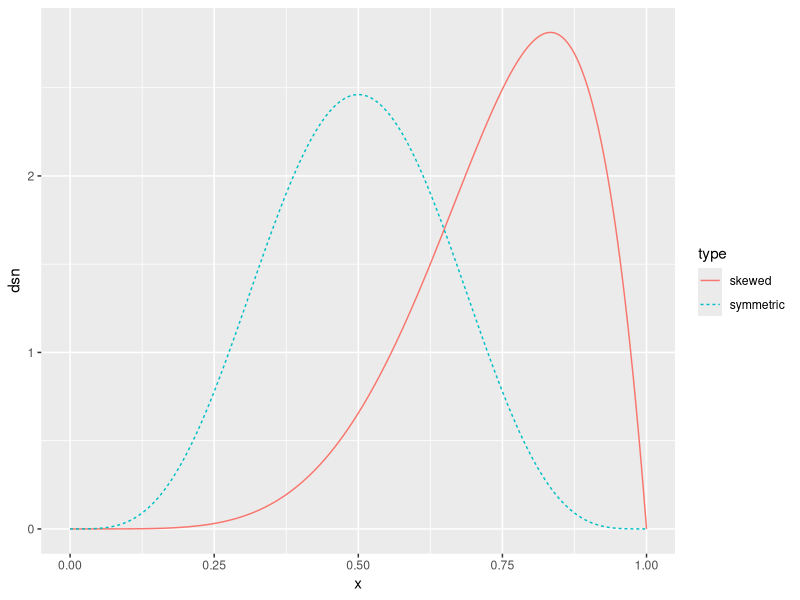
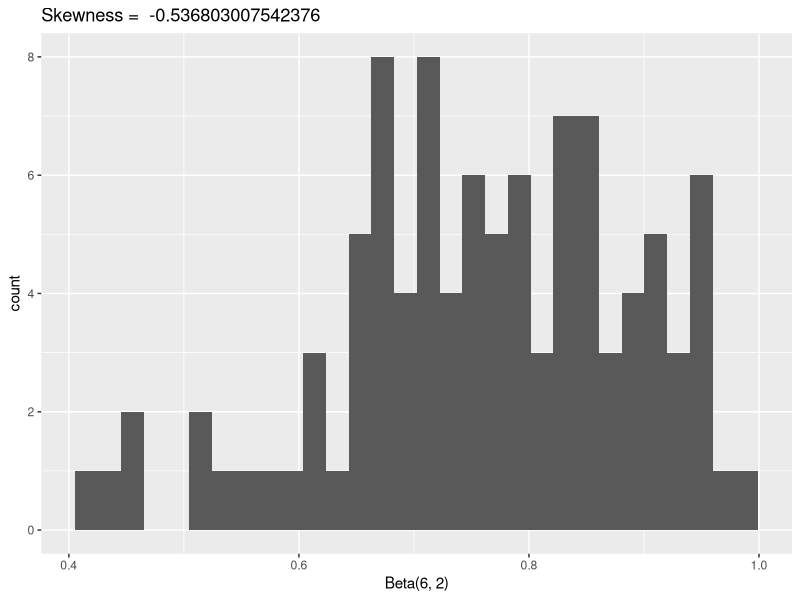
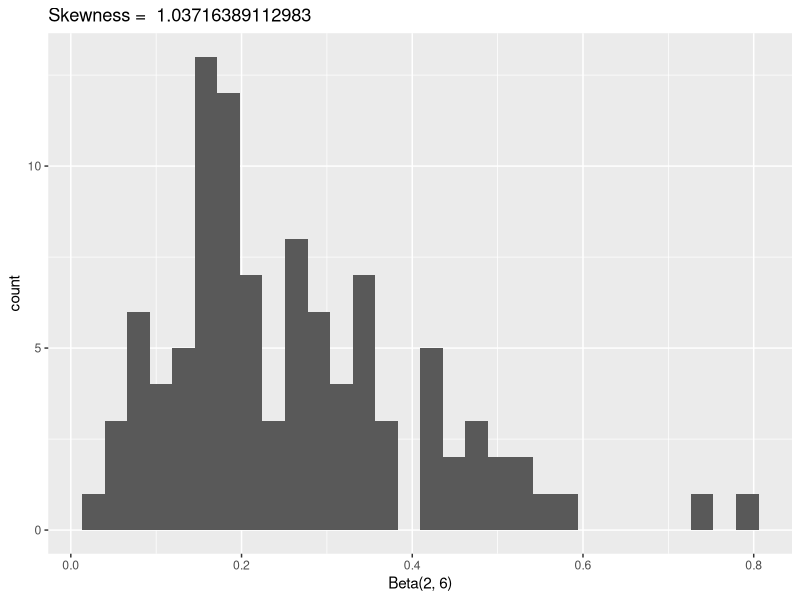
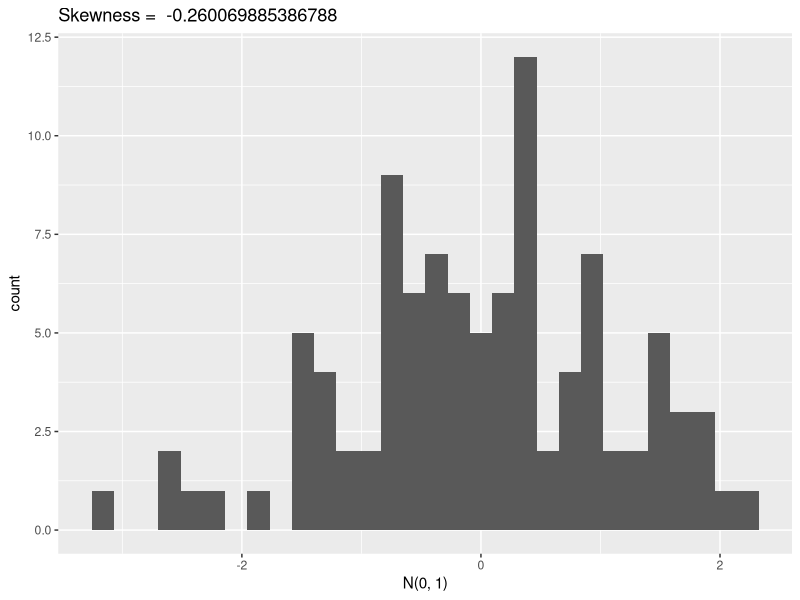
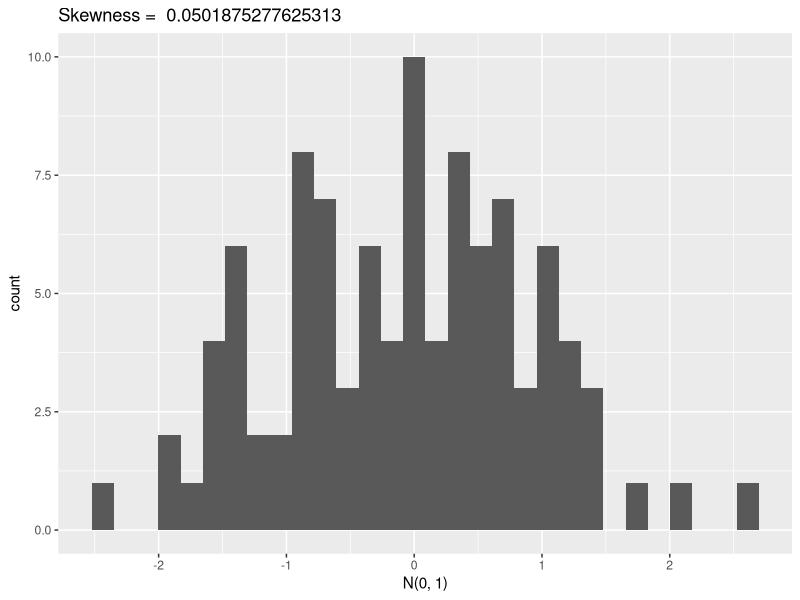

Write R code to recreate these figures, in order.
## ---------------------------
library(tidyverse)

# compare a symmetric and skewed distribution
data.frame(x = seq(0, 1, length.out = 1000)) %>%
  mutate(skewed = dbeta(x, 6, 2),
         symmetric = dbeta(x, 5, 5)) %>%
  gather(type, dsn, -x) %>%
  ggplot() +
  geom_line(aes(x, dsn, colour = type, lty = type))

## write a skewness function based on a sample x
skew <- function(x) {
  x_bar <- mean(x)
  
  mean((x - x_bar)^3) / (mean((x - x_bar)^2))^(3 / 2)
}

## check skewness of some samples
n <- 100
a1 <- rbeta(n, 6, 2)
a2 <- rbeta(n, 2, 6)

## two symmetric samples
b1 <- rnorm(100)
b2 <- rnorm(100)

## fill in the skewness values
ggplot() + geom_histogram(aes(a1)) + xlab("Beta(6, 2)") + ggtitle(paste("Skewness = ", skew(a1)))
ggplot() + geom_histogram(aes(a2)) + xlab("Beta(2, 6)") + ggtitle(paste("Skewness = ", skew(a2)))
ggplot() + geom_histogram(aes(b1)) + xlab("N(0, 1)") + ggtitle(paste("Skewness = ", skew(b1)))
ggplot() + geom_histogram(aes(b2)) + xlab("N(0, 1)") + ggtitle(paste("Skewness = ", skew(b2)))


## ------------------------------------------------------------------------
## Assess the P(Type I Error) for alpha = .05, n = 10, 20, 30, 50, 100, 500

type_i_error_skewness <- function(alpha = 0.05, n, m = 1000) {
  reject <- rep(NA, m)
  for(j in seq_len(m)) {
    x <- rnorm(n)
    t_star <- skew(x)
    
    reject[j] <- abs(t_star / sqrt(6 / n)) > qnorm(alpha / 2, lower.tail = FALSE)
  }
  mean(reject)
}

n <- c(10, 20, 30, 50, 100, 500)
for(i in n) {
  print(paste0("Type i error for n = ", i, ": ", type_i_error_skewness(n = i), "\n"))
}



## Assess the Type I error rate of a skewness test using the finite sample correction variance.
type_i_error_skewness_corrected <- function(alpha = 0.05, n, m = 1000) {
  reject <- rep(NA, m)
  for(j in seq_len(m)) {
    x <- rnorm(n)
    t_star <- skew(x)
    
    reject[j] <- abs(t_star / sqrt(6 * (n - 2) / ((n + 1) * (n + 3)))) > qnorm(alpha / 2, lower.tail = FALSE)
  }
  mean(reject)
}

n <- c(10, 20, 30, 50, 100, 500)
for(i in n) {
  print(paste0("Type i error for n = ", i, ": ", type_i_error_skewness_corrected(n = i)))
}
